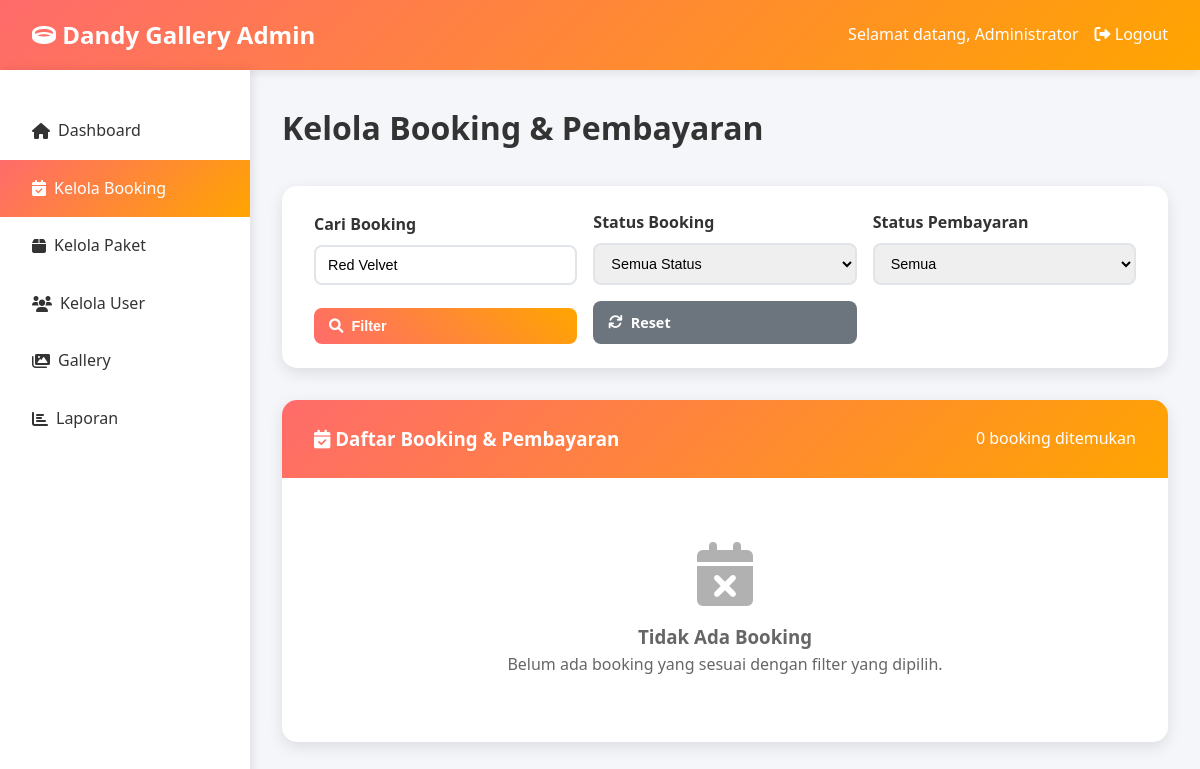
Before: /admin/bookings.php?search=Red+Velvet (signed in) with the older database file.
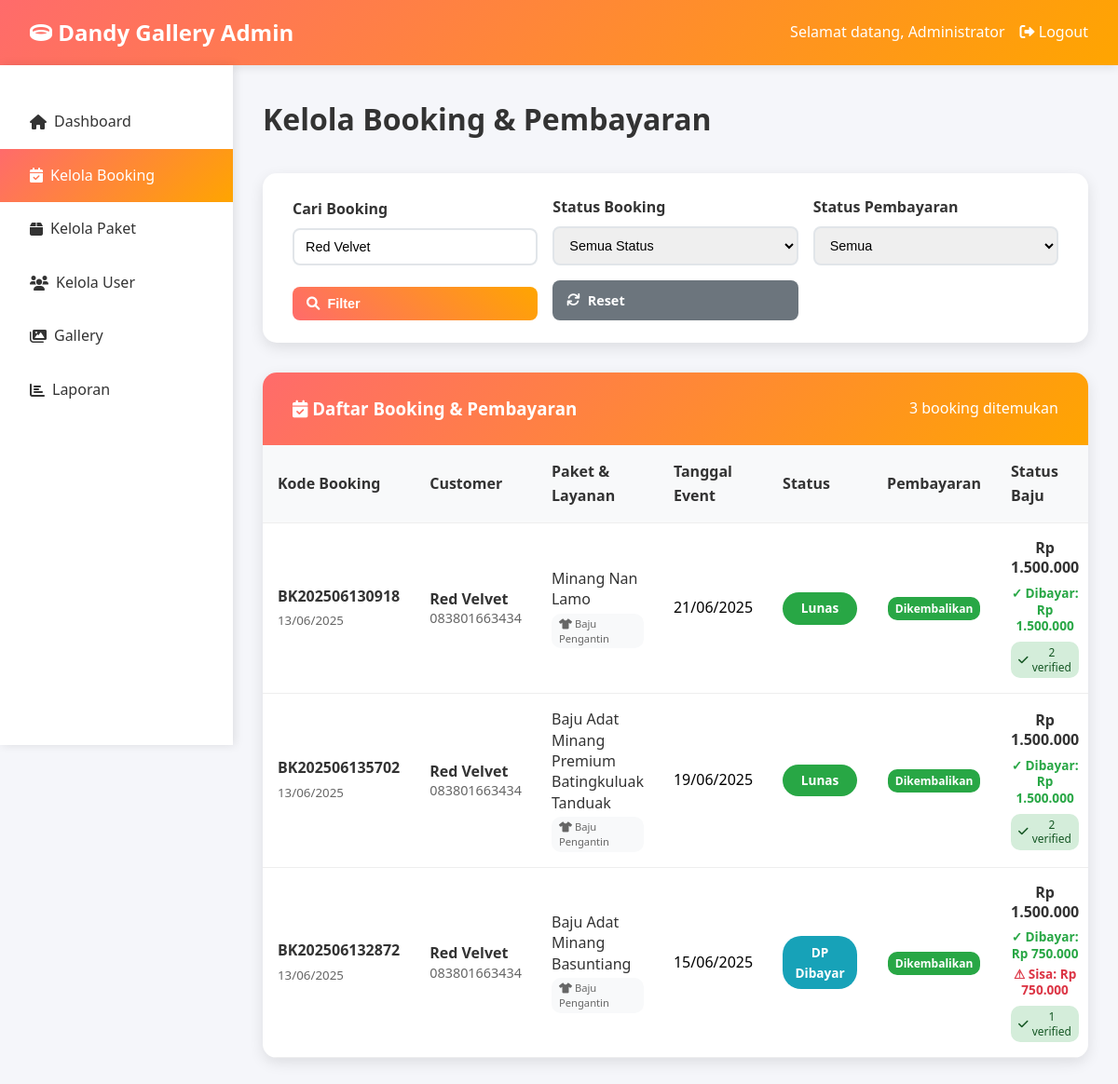
After: the same page with the newer database file.
### tables this page shows
CREATE TABLE `bookings` (
  `id` int NOT NULL,
  `booking_code` varchar(20) NOT NULL,
  `user_id` int NOT NULL,
  `package_id` int NOT NULL,
  `service_type` varchar(50) NOT NULL,
  `booking_date` date NOT NULL,
  `usage_date` date NOT NULL,
  `venue_address` text,
  `special_request` text COMMENT 'Semua permintaan khusus termasuk ukuran dress, warna, style makeup, dll',
  `total_amount` decimal(12,2) NOT NULL,
  `down_payment` decimal(12,2) DEFAULT '0.00',
  `remaining_payment` decimal(12,2) DEFAULT '0.00',
  `status` enum('pending','confirmed','paid','in_progress','completed','cancelled') DEFAULT 'pending',
  `notes` text,
  `created_at` timestamp NULL DEFAULT CURRENT_TIMESTAMP,
  `updated_at` timestamp NULL DEFAULT CURRENT_TIMESTAMP ON UPDATE CURRENT_TIMESTAMP
);

CREATE TABLE `users` (
  `id` int NOT NULL,
  `username` varchar(50) NOT NULL,
  `password` varchar(255) NOT NULL,
  `full_name` varchar(100) NOT NULL,
  `email` varchar(100) NOT NULL,
  `phone` varchar(20) DEFAULT NULL,
  `role` enum('admin','customer') DEFAULT 'customer',
  `created_at` timestamp NULL DEFAULT CURRENT_TIMESTAMP,
  `updated_at` timestamp NULL DEFAULT CURRENT_TIMESTAMP ON UPDATE CURRENT_TIMESTAMP
);

CREATE TABLE `packages` (
  `id` int NOT NULL,
  `service_type` varchar(50) NOT NULL,
  `name` varchar(150) NOT NULL,
  `description` text,
  `price` decimal(12,2) NOT NULL,
  `image` varchar(255) DEFAULT NULL,
  `includes` text,
  `size_available` varchar(255) DEFAULT NULL,
  `color_available` varchar(255) DEFAULT NULL,
  `is_active` tinyint(1) DEFAULT '1',
  `created_at` timestamp NULL DEFAULT CURRENT_TIMESTAMP,
  `updated_at` timestamp NULL DEFAULT CURRENT_TIMESTAMP ON UPDATE CURRENT_TIMESTAMP
);

### config/database.php (called while the page is built, shortened)
<?php
function formatRupiah($angka)
{
    return "Rp " . number_format($angka, 0, ',', '.');
}
function getServiceTypes()
{
    return [
        'Baju Pengantin' => [
            'name' => 'Baju Pengantin',
            'icon' => 'fas fa-tshirt',
            'description' => 'Layanan penyewaan baju pengantin dengan berbagai pilihan model dan ukuran'
        ],
        'Makeup Pengantin' => [
            'name' => 'Makeup Pengantin',
            'icon' => 'fas fa-palette',
            'description' => 'Layanan makeup profesional untuk pengantin dengan berbagai style'
        ]
    ];
}
function getServiceIcon($service_type)
{
    $service_types = getServiceTypes();
    return $service_types[$service_type]['icon'] ?? 'fas fa-question';
}

### admin/bookings.php (the view, shortened to what the rows shown need)
<?php
require_once '../config/database.php';
$db = getDB();
$search = isset($_GET['search']) ? trim($_GET['search']) : '';
$sql = "SELECT b.*,
        u.full_name as customer_name, u.phone,
        p.name as package_name, p.price as package_price,
        p.service_type as service_name,
        COALESCE(SUM(CASE WHEN pay.status = 'verified' THEN pay.amount ELSE 0 END), 0) as total_paid,
        COALESCE(SUM(CASE WHEN pay.status = 'pending' THEN pay.amount ELSE 0 END), 0) as pending_amount,
        COUNT(pay.id) as payment_count,
        COUNT(CASE WHEN pay.status = 'pending' THEN 1 END) as pending_payments,
        COUNT(CASE WHEN pay.status = 'verified' THEN 1 END) as verified_payments,
        COUNT(CASE WHEN pay.status = 'rejected' THEN 1 END) as rejected_payments
        FROM bookings b
        JOIN users u ON b.user_id = u.id
        JOIN packages p ON b.package_id = p.id
        LEFT JOIN payments pay ON b.id = pay.booking_id
        WHERE 1=1";
$params = [];
if (!empty($search)) {
    $sql .= " AND (b.booking_code LIKE ? OR u.full_name LIKE ?)";
    $params[] = "%$search%";
    $params[] = "%$search%";
}
$sql .= " GROUP BY b.id ORDER BY b.created_at DESC";
$stmt = $db->prepare($sql);
$stmt->execute($params);
$bookings = $stmt->fetchAll(PDO::FETCH_ASSOC);
function getBookingStatus($booking)
{
    $total_paid = $booking['total_paid'] ?? 0;
    if ($total_paid >= $booking['total_amount']) {
        return ['text' => 'Lunas', 'class' => 'fully-paid', 'color' => '#28a745'];
    }
    if ($total_paid >= $booking['down_payment'] && $total_paid > 0) {
        return ['text' => 'DP Dibayar', 'class' => 'dp-paid', 'color' => '#17a2b8'];
    }
    $status_map = [
        'pending' => ['text' => 'Pending', 'class' => 'pending', 'color' => '#ffc107'],
        'confirmed' => ['text' => 'Dikonfirmasi', 'class' => 'confirmed', 'color' => '#28a745'],
        'paid' => ['text' => 'Dibayar', 'class' => 'paid', 'color' => '#17a2b8'],
        'in_progress' => ['text' => 'Berlangsung', 'class' => 'in_progress', 'color' => '#6f42c1'],
        'completed' => ['text' => 'Selesai', 'class' => 'completed', 'color' => '#28a745'],
        'cancelled' => ['text' => 'Dibatalkan', 'class' => 'cancelled', 'color' => '#dc3545']
    ];
    return $status_map[$booking['status']] ?? ['text' => ucfirst($booking['status']), 'class' => $booking['status'], 'color' => '#6c757d'];
}
function getDressReturnStatusAdmin($booking)
{
    $notes = $booking['notes'] ?? '';
    if (strpos($notes, '[DRESS_RETURNED]') !== false) {
        return [
            'status' => 'returned',
            'text' => 'Dikembalikan',
            'class' => 'returned',
            'color' => '#28a745'
        ];
    }
    return null;
}
?>
<!DOCTYPE html>
<html lang="id">
<head>
    <link href="https://cdnjs.cloudflare.com/ajax/libs/font-awesome/6.0.0/css/all.min.css" rel="stylesheet">
</head>
<body>
    <main class="main-content">
        <div class="page-header">
            <h1 class="page-title">Kelola Booking & Pembayaran</h1>
        </div>
        <div class="bookings-table">
            <?php if (empty($bookings)): ?>
            <div class="empty-state">
                <i class="fas fa-calendar-times"></i>
                <h3>Tidak Ada Booking</h3>
                <p>Belum ada booking yang sesuai dengan filter yang dipilih.</p>
            </div>
            <?php else: ?>
            <div class="table-container">
                <table class="table">
                    <thead>
                        <tr>
                            <th>Kode Booking</th>
                            <th>Customer</th>
                            <th>Paket & Layanan</th>
                            <th>Tanggal Event</th>
                            <th>Status</th>
                            <th>Pembayaran</th>
                            <th>Status Baju</th>
                        </tr>
                    </thead>
                    <tbody>
                        <?php foreach ($bookings as $booking): ?>
                        <?php
                                $status_info = getBookingStatus($booking);
                                $remaining_payment = $booking['total_amount'] - $booking['total_paid'];
                                $dress_status = getDressReturnStatusAdmin($booking);
                                ?>
                        <tr>
                            <td>
                                <div class="booking-code"><?php echo htmlspecialchars($booking['booking_code']); ?>
                                </div>
                                <small
                                    style="color: #666;"><?php echo date('d/m/Y', strtotime($booking['created_at'])); ?></small>
                            </td>
                            <td>
                                <div class="customer-info">
                                    <div class="customer-name">
                                        <?php echo htmlspecialchars($booking['customer_name']); ?></div>
                                    <div class="customer-phone">
                                        <?php echo htmlspecialchars($booking['phone'] ?: '-'); ?></div>
                                </div>
                            </td>
                            <td>
                                <div class="package-info">
                                    <div class="package-name"><?php echo htmlspecialchars($booking['package_name']); ?>
                                    </div>
                                    <div class="service-badge">
                                        <?php $service_icon = getServiceIcon($booking['service_name']); ?>
                                        <i class="<?php echo $service_icon; ?>"></i>
                                        <?php echo htmlspecialchars($booking['service_name']); ?>
                                    </div>
                                </div>
                            </td>
                            <td>
                                <div><?php echo date('d/m/Y', strtotime($booking['usage_date'])); ?></div>
                            </td>
                            <td>
                                <span class="status-badge"
                                    style="background-color: <?php echo $status_info['color']; ?>; color: white;">
                                    <?php echo $status_info['text']; ?>
                                </span>
                            </td>
                            <td>
                                <?php if ($dress_status): ?>
                                <div style="text-align: center;">
                                    <span
                                        style="background-color: <?php echo $dress_status['color']; ?>; color: white; padding: 0.25rem 0.5rem; border-radius: 10px; font-size: 0.75rem; font-weight: 600;">
                                        <?php echo $dress_status['text']; ?>
                                    </span>
                                </div>
                                <?php else: ?>
                                <div style="text-align: center; color: #ccc; font-size: 0.8rem;">
                                    -
                                </div>
                                <?php endif; ?>
                            </td>
                            <td>
                                <div class="payment-summary">
                                    <div class="payment-total"><?php echo formatRupiah($booking['total_amount']); ?>
                                    </div>
                                    <div class="payment-breakdown">
                                        <?php if ($booking['total_paid'] > 0): ?>
                                        <div class="payment-paid">✓ Dibayar:
                                            <?php echo formatRupiah($booking['total_paid']); ?></div>
                                        <?php endif; ?>
                                        <?php if ($remaining_payment > 0): ?>
                                        <div class="payment-remaining">⚠ Sisa:
                                            <?php echo formatRupiah($remaining_payment); ?></div>
                                        <?php endif; ?>
                                    </div>
                                    <?php if ($booking['payment_count'] > 0): ?>
                                    <div class="payment-indicators">
                                        <?php if ($booking['verified_payments'] > 0): ?>
                                        <span class="payment-indicator verified">
                                            <i class="fas fa-check"></i> <?php echo $booking['verified_payments']; ?>
                                            verified
                                        </span>
                                        <?php endif; ?>
                                    </div>
                                    <?php endif; ?>
                                </div>
                            </td>
                        </tr>
                        <?php endforeach; ?>
                    </tbody>
                </table>
            </div>
            <?php endif; ?>
        </div>
    </main>
</body>
</html>

Changed rows visible on the page:
added bookings: booking_code "BK202506130918", created_at "13/06/2025", user.full_name "Red Velvet", user.phone "083801663434", package.name "Minang Nan Lamo", package.service_type "Baju Pengantin", usage_date "21/06/2025", text "Lunas", text "Dikembalikan", total_amount "Rp 1.500.000", total_paid "Rp 1.500.000", verified_payments "2"
added bookings: booking_code "BK202506135702", created_at "13/06/2025", user.full_name "Red Velvet", user.phone "083801663434", package.name "Baju Adat Minang Premium Batingkuluak Tanduak", package.service_type "Baju Pengantin", usage_date "19/06/2025", text "Lunas", text "Dikembalikan", total_amount "Rp 1.500.000", total_paid "Rp 1.500.000", verified_payments "2"
added bookings: booking_code "BK202506132872", created_at "13/06/2025", user.full_name "Red Velvet", user.phone "083801663434", package.name "Baju Adat Minang Basuntiang", package.service_type "Baju Pengantin", usage_date "15/06/2025", text "DP Dibayar", text "Dikembalikan", total_amount "Rp 1.500.000", total_paid "Rp 750.000", remaining_payment "Rp 750.000", verified_payments "1"
Other visible differences:
count($bookings): "0" → "3"
text no longer shown: "Tidak Ada Booking Belum ada booking yang sesuai dengan filter yang dipilih."
text now shown: "Kode Booking Customer Paket & Layanan Tanggal Event Status Pembayaran Status Baju"
